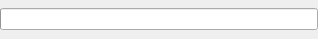
<?xml version="1.0" encoding="UTF-8"?>
<ui version="4.0">
 <class>ProgressDialog</class>
 <widget class="QDialog" name="ProgressDialog">
  <property name="geometry">
   <rect>
    <x>0</x>
    <y>0</y>
    <width>318</width>
    <height>39</height>
   </rect>
  </property>
  <property name="windowTitle">
   <string>Dialog</string>
  </property>
  <layout class="QVBoxLayout" name="verticalLayout">
   <property name="spacing">
    <number>0</number>
   </property>
   <property name="margin">
    <number>0</number>
   </property>
   <item>
    <widget class="QProgressBar" name="progressBar">
     <property name="maximum">
      <number>100</number>
     </property>
     <property name="value">
      <number>-1</number>
     </property>
    </widget>
   </item>
  </layout>
 </widget>
 <resources/>
 <connections/>
</ui>
